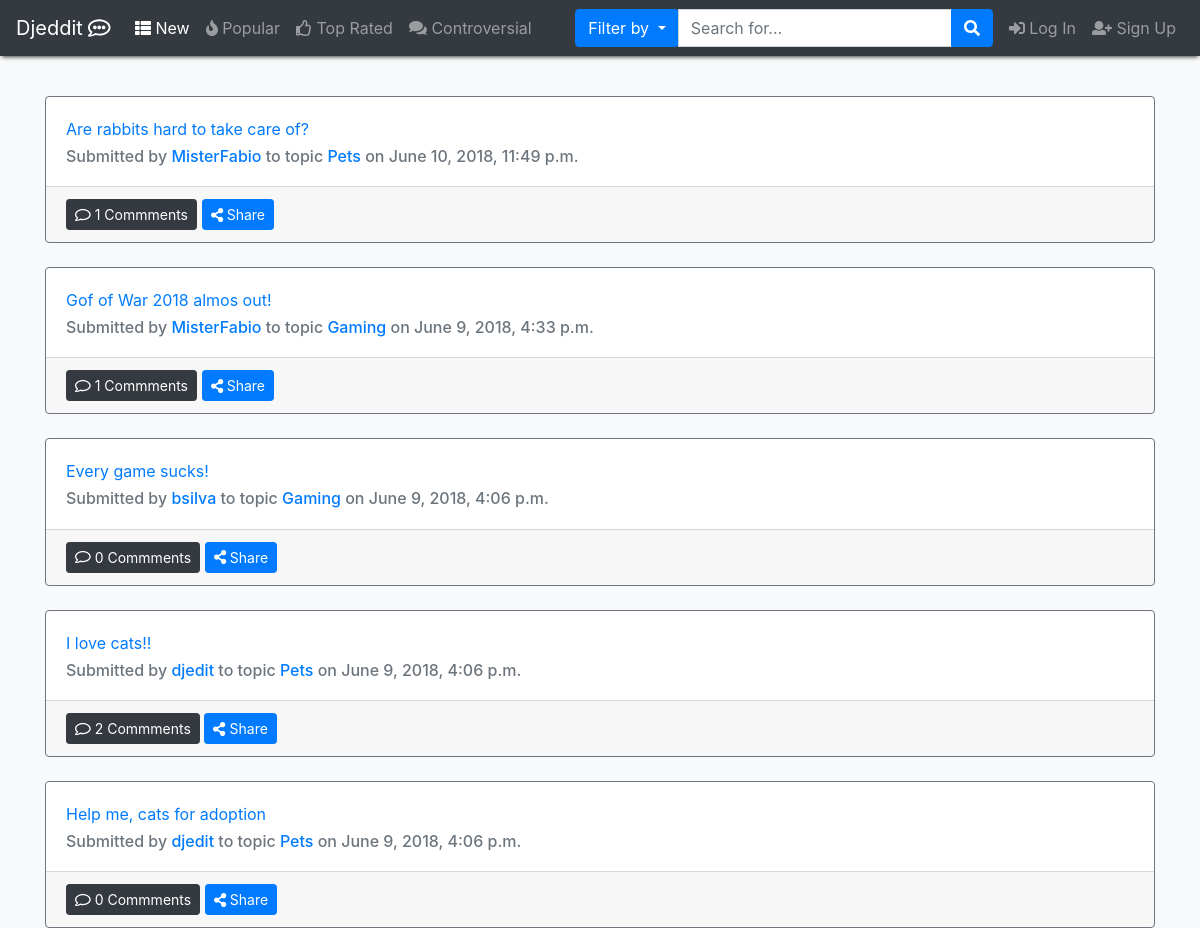
Before: / (upper part) with the older database file.
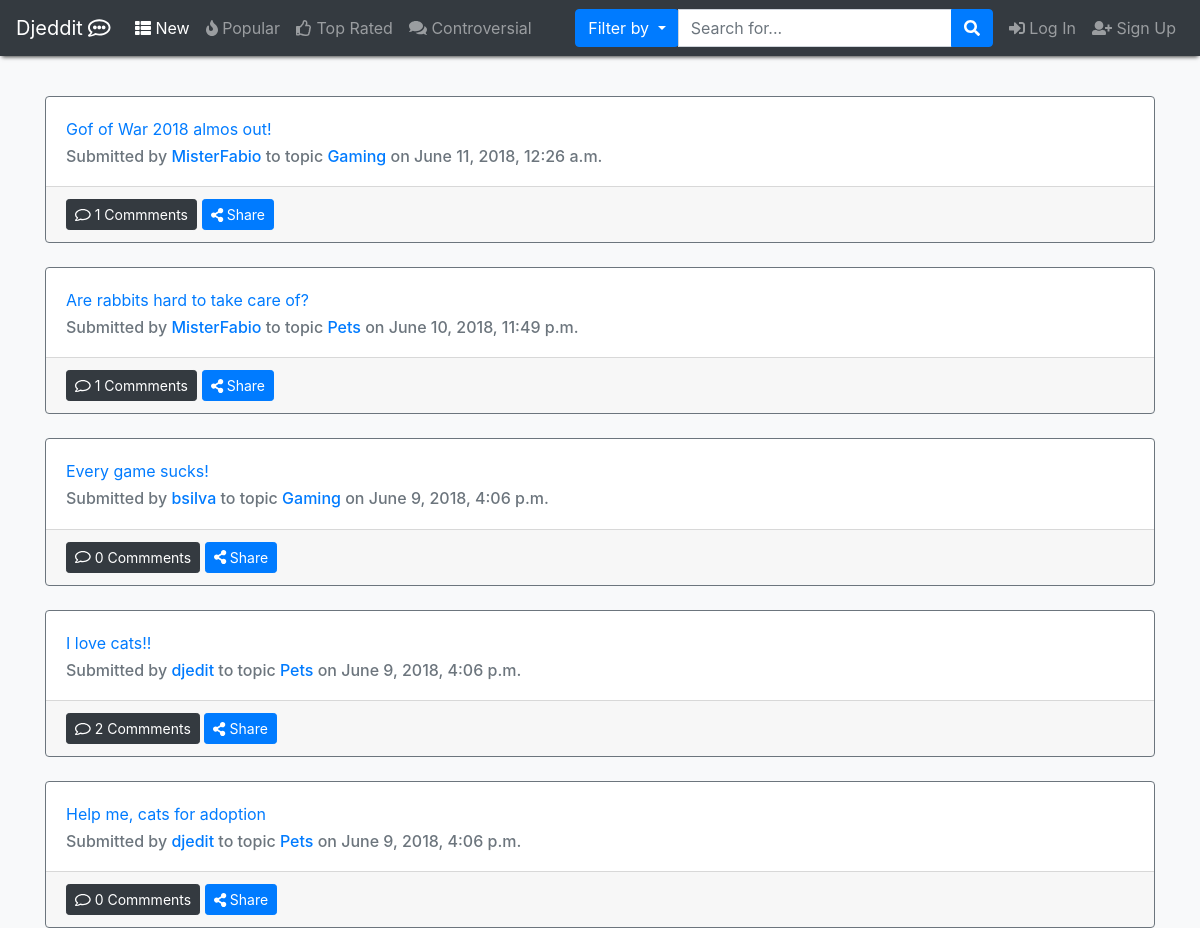
After: the same page with the newer database file.
### app/models.py (models this page shows, shortened)
class Post(models.Model):
    topic = models.ForeignKey(Topic, on_delete=models.CASCADE)
    title = models.CharField(max_length=120, blank=False)  # campo obrigatório
    content = models.CharField(max_length=100000, blank=False)
    clicks = models.IntegerField(blank=False, default=0)
    userUpVotesPost = models.ManyToManyField(Profile, related_name='post_user_up', blank=True)
    userDownVotesPost = models.ManyToManyField(Profile, related_name='post_user_down', blank=True)
    userSaved = models.ManyToManyField(Profile, blank=True, related_name='user_post_saved')
    userHidden = models.ManyToManyField(Profile, blank=True, related_name='user_post_hidden')
    date = models.DateTimeField(auto_now=True)
    userOP = models.ForeignKey(User, on_delete=models.CASCADE)
    nComments = models.IntegerField(default=0, validators=[MinValueValidator(0)])

class Topic(models.Model):
    name = models.CharField(max_length=80, blank=False, primary_key=True)
    rules = models.CharField(max_length=500)
    description = models.CharField(max_length=300, blank=False)
    userCreator = models.ForeignKey(User, on_delete=models.CASCADE)
    creation_date = models.DateField(blank=False, default=datetime.now)

### app/views.py (the view)
# urls.py: path('', views.mainPage, name="home"),
def mainPage(request):
    posts = Post.objects.order_by("-date")
    pages = pagination(request, posts, num=10)
    tparams = {
        'items': pages[0],
        'page_range': pages[1],
        'year': datetime.now().year,
        "nbar": "New"
    }
    return render(request, "home.html", tparams)

### Djeedit/config.py (called while the page is built)
def pagination(request, data, num=10):
    paginator = Paginator(data, num)
    page = request.GET.get('page')
    try:
        items = paginator.page(page)
    except PageNotAnInteger:
        items = paginator.page(1)
    except EmptyPage:
        items = paginator.page(paginator.num_pages)
    index = items.number - 1
    max_index = len(paginator.page_range)
    start_index = index - 5 if index >= 5 else 0
    end_index = index + 5 if index <= max_index - 5 else max_index
    page_range = paginator.page_range[start_index:end_index]
    return items, page_range

### templates/home.html (shortened to what this page needs)
{% extends 'layout.html' %}
{% block content %}
    {% for p in items %}
        {% include "post_preview.html" with post=p%}
        <br>
    {% endfor %}
{% endblock %}

### templates/layout.html (shortened to what this page needs)
﻿<!DOCTYPE HTML>
<html lang="en">
    <head>
        {% load staticfiles %}
        <link rel="stylesheet" type="text/css" href="{% static 'content/bootstrap.min.css' %}"/>
        <link rel="stylesheet" type="text/css" href="{% static 'content/site.css' %}"/>
        <link rel="stylesheet" type="text/css" href="{% static 'content/bootstrap-notifications.css' %}"/>
    </head>
    <body class="fixed-nav sticky-footer bg-light">
        <nav class="navbar navbar-expand-xl fixed-top navbar-dark bg-dark" style="-webkit-box-shadow: 0 3px 4px -2px rgba(0,0,0,0.75); -moz-box-shadow: 0 3px 4px -2px rgba(0,0,0,0.75); box-shadow: 0 3px 4px -2px rgba(0,0,0,0.75);">
            <a class="navbar-brand" href="{% url 'home' %}">Djeddit <i class="far fa-comment-alt"></i></a>
            <div class="collapse navbar-collapse" id="navbarCollapse">
                <ul class="navbar-nav mr-auto">
                    <li class="nav-item {% if nbar == 'New' %}active{% endif %}">
                        <a class="nav-link" href="{% url 'new' %}"><i class="fas fa-th-list"></i> New</a>
                    </li>
                    <li class="nav-item {% if nbar == 'Popular' %}active{% endif %}">
                        <a class="nav-link" href="{% url 'popular' %}"><i class="fas fa-fire"></i> Popular</a>
                    </li>
                    <li class="nav-item {% if nbar == 'Top Rated' %}active{% endif %}">
                        <a class="nav-link" href="{% url 'top_rated' %}"><i class="far fa-thumbs-up"></i> Top Rated</a>
                    </li>
                    <li class="nav-item {% if nbar == 'Controversial' %}active{% endif %}">
                        <a class="nav-link" href="{% url 'controversial' %}"><i class="fas fa-comments"></i> Controversial</a>
                    </li>
                </ul>
                <ul class="nav navbar-nav">
                    <li class="form-inline my-2 my-lg-0 mr-lg-2">
                        <div class="input-group">
                            <div class="input-group-btn search-panel">
                                <button type="button" class="btn btn-primary dropdown-toggle" data-toggle="dropdown">
                                    <span id="search_concept">Filter by</span>
                                </button>
                            </div>
                            <input id="searchQuery" class="form-control input-group-append" type="text"
                                   placeholder="Search for..." value="{{ request.GET.q }}" required>
                            <span class="input-group-append">
                                      <button id="navbarSearchButton" class="btn btn-primary" type="button">
                                          <i class="fa fa-search"></i>
                                      </button>
                                  </span>
                        </div>
                    </li>
                    {% include 'loginpartial.html' %}
                </ul>
            </div>
        </nav>
        <main role="main">
            <div class="container body-content">
                {% block content %} {% endblock %}
            </div>
        </main>
    </body>
</html>

### templates/loginpartial.html
{% if user.is_authenticated %}
    <li class="nav-item dropdown">
        <a class="nav-link dropdown-toggle mr-lg-2" id="alertsDropdown" href="#" data-toggle="dropdown"
           aria-haspopup="true" aria-expanded="false">
            Notifications <i class="fa fa-fw fa-bell"></i>
            <span class="d-lg-none">Alerts
              <span class="badge badge-pill badge-warning">6 New</span>
            </span>
        </a>
        <ul class="dropdown-menu dropdown-alerts">
            <li>
                <a href="#" class="dropdown-item">
                    <div>
                        <i class="fa fa-comment fa-fw"></i> New Comment
                        <span class="pull-right text-muted small">4 minutes ago</span>
                    </div>
                </a>
            </li>
            <li class="dropdown-divider"></li>
            <li>
                <a href="#" class="dropdown-item">
                    <div>
                        <i class="fa fa-twitter fa-fw"></i> 3 New Followers
                        <span class="pull-right text-muted small">12 minutes ago</span>
                    </div>
                </a>
            </li>
            <li class="dropdown-divider"></li>
            <a href="#" class="dropdown-item">
                <div>
                    <i class="fa fa-envelope fa-fw"></i> Message Sent
                    <span class="pull-right text-muted small">4 minutes ago</span>
                </div>
            </a>
            <li class="dropdown-divider"></li>
            <a class="text-center text-muted dropdown-item" href="{% url 'notifications' %}">
                <strong>View All</strong>
                <i class="fa fa-angle-right"></i>
            </a>
        </ul>
    </li>
    <li class="nav-item">
        <a class="nav-link" href="{% url 'user' username=user.username %}">
            <i class="far fa-user"></i> {{ user.username }}
        </a>
    </li>
    <li class="nav-item">
        <a class="nav-link" href="#signIn" data-toggle="modal" data-target="#logoutModal">
            <i class="fas fa-sign-out-alt"></i>Logout
        </a>
    </li>
{% else %}
    <a class="nav-link" href="#signIn" data-toggle="modal" data-target="#loginModal">
        <i class="fas fa-sign-in-alt"></i> Log In
    </a>
    <a class="nav-link" href="#signUp" data-toggle="modal" data-target="#signupModal">
        <i class="fas fa-user-plus"></i> Sign Up
    </a>
{% endif %}

### templates/post_preview.html (shortened to what this page needs)
<div class="card border-secondary" id="post_n_{{ post.id }}"
        {% if request.user.profile in post.userHidden.all %} {% ifnotequal sidebar 'user_posts_hidden'  %} hidden  {% endifnotequal %}{% endif %}>
    <div class="card-body">
        <div class="card-title"><a href="{% url "post" topicName=post.topic.name postID=post.id %}">{{ post.title }}</a> </div>
        <h6 class="card-subtitle text-muted">Submitted by <a href="{% url "user" username=post.userOP.username %}">{{ post.userOP.username }}<a/>
            to topic <a href="{% url "topic"  topicName=post.topic.name %}"> {{ post.topic.name }} <a/> on {{ post.date }}</h6>
    </div>
    <div class="card-footer">
            <button href="#" class="btn btn-sm btn-dark"><i class="far fa-comment"></i> {{ post.nComments }} Commments
            </button>
            <button class="btn btn-sm btn-primary" type="button" data-toggle="collapse" data-target="#coll{{ post.id }}"
                    aria-expanded="false" aria-controls="collapseExample">
                <i class="fas fa-share-alt"></i> Share
            </button>
            {% load social_share %}
    </div>
</div>

Changed rows visible on the page:
changed Post: date "June 9, 2018, 4:33 p.m." → "June 11, 2018, 12:26 a.m."; moves up the list
